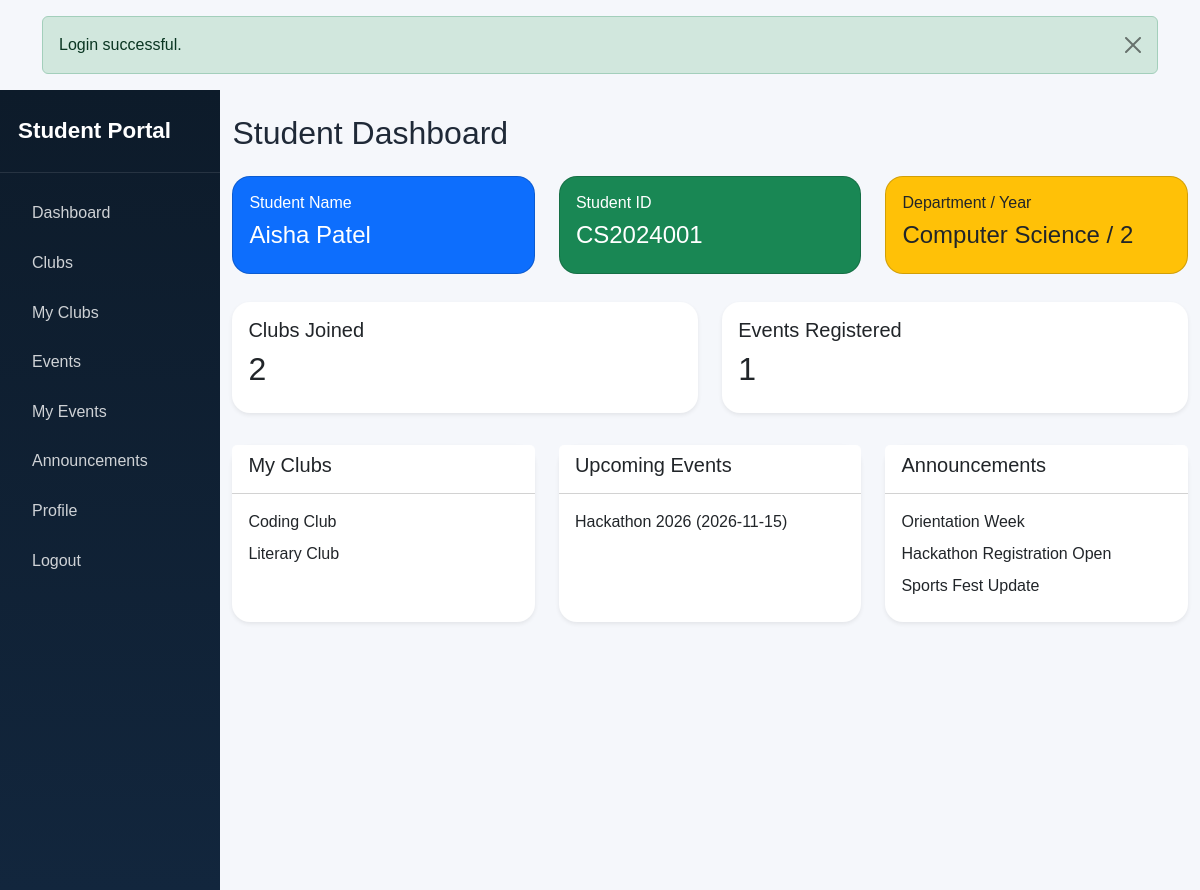
The page /student/dashboard.php (signed in) on the database its author committed.
### tables this page shows
CREATE TABLE `users` (
  `id` INT AUTO_INCREMENT PRIMARY KEY,
  `student_id` VARCHAR(100) NOT NULL UNIQUE,
  `name` VARCHAR(150) NOT NULL,
  `email` VARCHAR(150) NOT NULL UNIQUE,
  `password` VARCHAR(255) NOT NULL,
  `phone` VARCHAR(20) DEFAULT NULL,
  `department` VARCHAR(100) NOT NULL,
  `year` VARCHAR(20) NOT NULL,
  `role` ENUM('admin','student') NOT NULL DEFAULT 'student',
  `status` ENUM('active','inactive') NOT NULL DEFAULT 'active',
  `created_at` TIMESTAMP DEFAULT CURRENT_TIMESTAMP,
  INDEX `idx_user_email` (`email`),
  INDEX `idx_user_student_id` (`student_id`)
);

CREATE TABLE `clubs` (
  `id` INT AUTO_INCREMENT PRIMARY KEY,
  `name` VARCHAR(150) NOT NULL,
  `description` TEXT NOT NULL,
  `category` VARCHAR(100) NOT NULL,
  `faculty_coordinator` VARCHAR(150) NOT NULL,
  `contact_email` VARCHAR(150) NOT NULL,
  `meeting_location` VARCHAR(180) NOT NULL,
  `meeting_schedule` VARCHAR(120) NOT NULL,
  `image` VARCHAR(255) DEFAULT NULL,
  `status` ENUM('active','inactive') NOT NULL DEFAULT 'active',
  `created_at` TIMESTAMP DEFAULT CURRENT_TIMESTAMP,
  INDEX `idx_club_category` (`category`),
  INDEX `idx_club_name` (`name`)
);

CREATE TABLE `events` (
  `id` INT AUTO_INCREMENT PRIMARY KEY,
  `club_id` INT NOT NULL,
  `title` VARCHAR(180) NOT NULL,
  `description` TEXT NOT NULL,
  `event_date` DATE NOT NULL,
  `event_time` TIME NOT NULL,
  `venue` VARCHAR(180) NOT NULL,
  `max_participants` INT NOT NULL,
  `registration_deadline` DATE NOT NULL,
  `image` VARCHAR(255) DEFAULT NULL,
  `status` ENUM('open','closed') NOT NULL DEFAULT 'open',
  `created_at` TIMESTAMP DEFAULT CURRENT_TIMESTAMP,
  FOREIGN KEY (`club_id`) REFERENCES `clubs`(`id`) ON DELETE CASCADE,
  INDEX `idx_event_date` (`event_date`),
  INDEX `idx_event_title` (`title`)
);

CREATE TABLE `announcements` (
  `id` INT AUTO_INCREMENT PRIMARY KEY,
  `title` VARCHAR(180) NOT NULL,
  `message` TEXT NOT NULL,
  `posted_by` VARCHAR(120) NOT NULL,
  `status` ENUM('published','draft') NOT NULL DEFAULT 'published',
  `created_at` TIMESTAMP DEFAULT CURRENT_TIMESTAMP,
  INDEX `idx_announcement_status` (`status`)
);

### config/db.php (called while the page is built)
<?php
$host = '127.0.0.1';
$dbname = 'campus_club';
$dbuser = 'root';
$dbpass = '';
$pdo = null;
try {
    $pdo = new PDO('mysql:host=' . $host . ';dbname=' . $dbname . ';charset=utf8mb4', $dbuser, $dbpass, [
        PDO::ATTR_ERRMODE => PDO::ERRMODE_EXCEPTION,
        PDO::ATTR_DEFAULT_FETCH_MODE => PDO::FETCH_ASSOC,
        PDO::ATTR_EMULATE_PREPARES => false,
    ]);
} catch (PDOException $e) {
    http_response_code(500);
    echo '<h1>Database connection failed.</h1><p>Please import the SQL schema and ensure MySQL is running.</p>';
    exit;
}
function getPDO(): PDO {
    global $pdo;
    return $pdo;
}
?>

### config/auth.php (called while the page is built, shortened)
<?php
require_once __DIR__ . '/db.php';
function e($value): string
{
    return htmlspecialchars((string)$value, ENT_QUOTES, 'UTF-8');
}
function currentUser(): ?array
{
    $stmt = getPDO()->prepare('SELECT * FROM users WHERE id = ?');
    $stmt->execute([$_SESSION['user_id']]);
    return $stmt->fetch() ?: null;
}

### student/dashboard.php (the view, shortened to what this page needs)
<?php
require_once __DIR__ . '/../config/auth.php';
include __DIR__ . '/../includes/header.php';
$pdo = getPDO();
$user = currentUser();
$clubsJoined = $pdo->query('SELECT COUNT(*) FROM memberships WHERE user_id = ' . (int)$user['id'])->fetchColumn();
$eventsRegistered = $pdo->query('SELECT COUNT(*) FROM event_registrations WHERE user_id = ' . (int)$user['id'])->fetchColumn();
$clubs = $pdo->query('SELECT c.* FROM memberships m JOIN clubs c ON c.id = m.club_id WHERE m.user_id = ' . (int)$user['id'] . ' ORDER BY m.joined_at DESC LIMIT 3')->fetchAll();
$events = $pdo->query('SELECT e.*, c.name AS club_name FROM event_registrations er JOIN events e ON e.id = er.event_id JOIN clubs c ON c.id = e.club_id WHERE er.user_id = ' . (int)$user['id'] . ' ORDER BY e.event_date ASC LIMIT 3')->fetchAll();
$announcements = $pdo->query('SELECT * FROM announcements WHERE status = "published" ORDER BY created_at DESC LIMIT 3')->fetchAll();
?>
<div class="d-flex">
    <?php include __DIR__ . '/../includes/student_sidebar.php'; ?>
    <main class="main-content">
        <div class="container-fluid py-4">
            <h2 class="mb-4">Student Dashboard</h2>
            <div class="row g-4">
                <div class="col-md-4"><div class="card stat-card bg-primary text-white"><div class="card-body"><h6>Student Name</h6><h4><?= e($user['name']) ?></h4></div></div></div>
                <div class="col-md-4"><div class="card stat-card bg-success text-white"><div class="card-body"><h6>Student ID</h6><h4><?= e($user['student_id']) ?></h4></div></div></div>
                <div class="col-md-4"><div class="card stat-card bg-warning text-dark"><div class="card-body"><h6>Department / Year</h6><h4><?= e($user['department']) ?> / <?= e($user['year']) ?></h4></div></div></div>
            </div>
            <div class="row g-4 mt-1">
                <div class="col-md-6"><div class="card shadow-sm border-0"><div class="card-body"><h5>Clubs Joined</h5><h2><?= e($clubsJoined) ?></h2></div></div></div>
                <div class="col-md-6"><div class="card shadow-sm border-0"><div class="card-body"><h5>Events Registered</h5><h2><?= e($eventsRegistered) ?></h2></div></div></div>
            </div>
            <div class="row g-4 mt-2">
                <div class="col-lg-4"><div class="card shadow-sm border-0 h-100"><div class="card-header bg-white"><h5>My Clubs</h5></div><div class="card-body"><?php foreach ($clubs as $club): ?><p class="mb-2"><?= e($club['name']) ?></p><?php endforeach; ?></div></div></div>
                <div class="col-lg-4"><div class="card shadow-sm border-0 h-100"><div class="card-header bg-white"><h5>Upcoming Events</h5></div><div class="card-body"><?php foreach ($events as $event): ?><p class="mb-2"><?= e($event['title']) ?> (<?= e($event['event_date']) ?>)</p><?php endforeach; ?></div></div></div>
                <div class="col-lg-4"><div class="card shadow-sm border-0 h-100"><div class="card-header bg-white"><h5>Announcements</h5></div><div class="card-body"><?php foreach ($announcements as $a): ?><p class="mb-2"><?= e($a['title']) ?></p><?php endforeach; ?></div></div></div>
            </div>
        </div>
    </main>
</div>
<?php include __DIR__ . '/../includes/footer.php'; ?>

### assets/css/style.css (style rules this page uses)
.card { border-radius: 18px; }
.stat-card { border-radius: 18px; }
.main-content { width: 100%; min-height: 100vh; background: #f5f7fb; }

### rows shown on the page
users: name "Aisha Patel", student "CS2024001", department "Computer Science", year "2", id "2"
clubs: name "Coding Club"
clubs: name "Literary Club"
events: title "Hackathon 2026", event_date "2026-11-15"
announcements: title "Orientation Week"
announcements: title "Hackathon Registration Open"
announcements: title "Sports Fest Update"

### other values the page prints
$message "Login successful."
$eventsRegistered "1"
